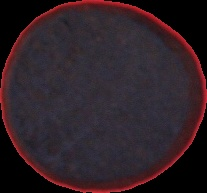
#> input picture code/01.jpg, 207 x 193 px
$ python kmeansTest.py --image 01.jpg   (Python 2 division)
#> lines starting #> are read from the running program, lines starting #| are printed output that depends on the picture; after the words box and inside, x2 and y2 are one past the last pixel; in counts of white or black regions, pixels touching at a corner belong together
#> further down, image is the input picture: shape (193, 207, 3); mean B, G, R 39.2, 32.9, 47.2
import cv2
import numpy as np

class Segment:
    def __init__(self,segments=2):
        #define number of segments, with default 5
        self.segments= segments

    def kmeans(self,image):
        #Preprocessing step
        image=cv2.GaussianBlur(image,(7,7),0)
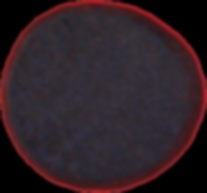
#> image: shape (193, 207, 3); mean of channels 0, 1, 2 39.3, 32.9, 47.2; drawn as B, G, R
        vectorized=image.reshape(-1,3)
        vectorized=np.float32(vectorized)
        criteria=(cv2.TERM_CRITERIA_EPS + cv2.TERM_CRITERIA_MAX_ITER,10, 1.0)
        ret,label,center=cv2.kmeans(vectorized,self.segments,None,criteria,10,cv2.KMEANS_RANDOM_CENTERS)
#> ret = 46691913.4; center = [[36.26, 32.02, 105.1], [39.62, 33.02, 40.31]]
        res = center[label.flatten()]
    	segmented_image = res.reshape((image.shape))
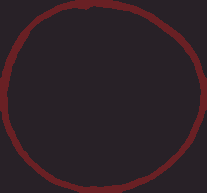
#> segmented_image: shape (193, 207, 3) float32; mean of channels 0, 1, 2 39.3, 32.9, 47.3; drawn as B, G, R
        return label.reshape((image.shape[0],image.shape[1])),segmented_image.astype(np.uint8)


    def extractComponent(self, image,label_image,label):
       component=np.zeros(image.shape,np.uint8)
       component[label_image==label]=image[label_image==label]
       return component


if __name__== "__main__":
    import argparse
    import sys

    ap = argparse.ArgumentParser()
    ap.add_argument("-i", "--image", required = True,help = "Path to the image")
    ap.add_argument("-n", "--segments", required = False,type = int,  help = "# of clusters")
    args = vars(ap.parse_args())
    image = cv2.imread(args["image"])
    if len(sys.argv)==3:
        seg = Segment()
        label,result= seg.kmeans(image)
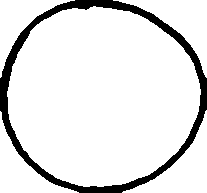
#> label: shape (193, 207) int32; values 0 (black) and 1 (white), 89.3% white; 1 black region, box (x1, y1, x2, y2) and area: (0, 0, 207, 193) 4273

    else:
		seg = Segment(args["segments"])
		label,result = seg.kmeans(image)
extracted=seg.extractComponent(image,label,1)
#> in extractComponent, `component[label_image==label]=image[label_image==label]`:
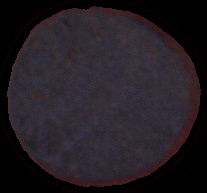
#> component: shape (193, 207, 3); mean B, G, R 35.1, 29.2, 35.2

cv2.imshow("input",image)
cv2.imshow("segmented",extracted)
cv2.imshow("result",result)
thresh = cv2.cvtColor(result,cv2.COLOR_BGR2GRAY)
ret,thresh = cv2.threshold(thresh,0,255,cv2.THRESH_BINARY | cv2.THRESH_OTSU)
#> ret = 36

cv2.imshow("OTSU",thresh)


cv2.waitKey(0)

$ run again, on code/101.jpg
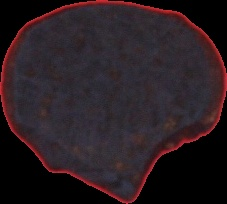
#> input picture code/101.jpg, 227 x 204 px
#> image is the input picture: shape (204, 227, 3); mean B, G, R 34.7, 29.9, 42
#> in kmeans, `ret,label,center=cv2.kmeans(vectorized,self.segments,None,criteria,10,..`: ret = 15873213.9; center = [[47.54, 40.95, 57.15], [0.809, 0.63, 2.16]]
#> `label,result= seg.kmeans(image)`:
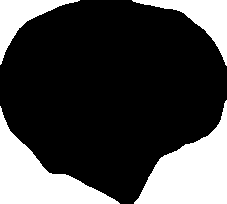
#> label: shape (204, 227) int32; values 0 (black) and 1 (white), 27.4% white; 4 white regions, box (x1, y1, x2, y2) and area: (134, 100, 227, 204) 4919, (0, 106, 120, 204) 4315, (132, 0, 227, 66) 1858, (0, 0, 80, 65) 1593
#> `label,result= seg.kmeans(image)`:
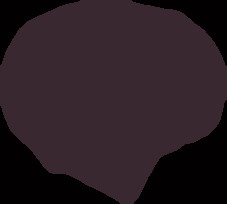
#> result: shape (204, 227, 3); mean B, G, R 34.1, 29, 41.9
#> `ret,thresh = cv2.threshold(thresh,0,255,cv2.THRESH_BINARY | cv2.THRESH..`: ret = 1

$ run again, on code/11.jpg
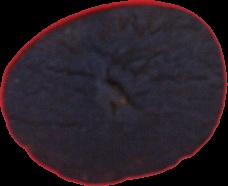
#> input picture code/11.jpg, 228 x 186 px
#> image is the input picture: shape (186, 228, 3); mean B, G, R 37.9, 30.1, 41
#> in kmeans, `ret,label,center=cv2.kmeans(vectorized,self.segments,None,criteria,10,..`: ret = 42475256.2; center = [[41.26, 34.38, 104.4], [37.56, 29.77, 35.07]]
#> `label,result= seg.kmeans(image)`:
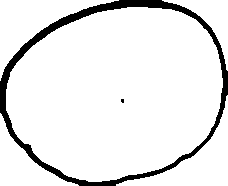
#> label: shape (186, 228) int32; values 0 (black) and 1 (white), 91.4% white; 2 black regions (1 under 20 px), largest, box (x1, y1, x2, y2) and area: (0, 0, 228, 186) 3653
#> in extractComponent, `component[label_image==label]=image[label_image==label]`:
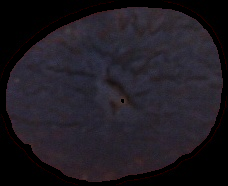
#> component: shape (186, 228, 3); mean B, G, R 34, 26.9, 31.1
#> `ret,thresh = cv2.threshold(thresh,0,255,cv2.THRESH_BINARY | cv2.THRESH..`: ret = 32

$ run again, on code/111.jpg
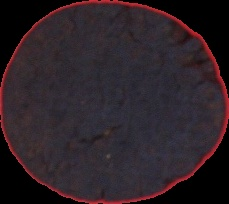
#> input picture code/111.jpg, 229 x 204 px
#> image is the input picture: shape (204, 229, 3); mean B, G, R 39.9, 34.1, 45.3
#> in kmeans, `ret,label,center=cv2.kmeans(vectorized,self.segments,None,criteria,10,..`: ret = 14620167.7; center = [[49.39, 42.18, 55.65], [1.04, 0.841, 2.8]]
#> `label,result= seg.kmeans(image)`:
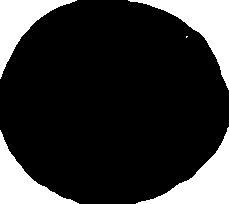
#> label: shape (204, 229) int32; values 0 (black) and 1 (white), 19.5% white; 5 white regions (1 under 20 px), largest, box (x1, y1, x2, y2) and area: (128, 0, 229, 90) 2635, (136, 127, 229, 204) 2438, (0, 0, 77, 79) 2033, (0, 130, 79, 204) 2020
#> `label,result= seg.kmeans(image)`:
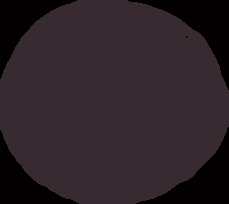
#> result: shape (204, 229, 3); mean B, G, R 39.6, 33.8, 44.6
#> `ret,thresh = cv2.threshold(thresh,0,255,cv2.THRESH_BINARY | cv2.THRESH..`: ret = 1
